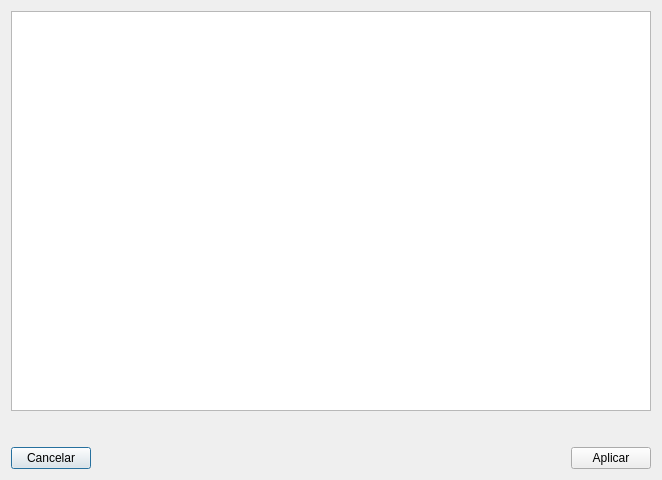
<?xml version="1.0" encoding="UTF-8"?>
<ui version="4.0">
 <class>TransDialog</class>
 <widget class="QDialog" name="TransDialog">
  <property name="geometry">
   <rect>
    <x>0</x>
    <y>0</y>
    <width>640</width>
    <height>480</height>
   </rect>
  </property>
  <property name="windowTitle">
   <string>Transformación geométrica</string>
  </property>
  <layout class="QVBoxLayout" name="verticalLayout">
   <item>
    <widget class="QGraphicsView" name="graphicsViewImage">
     <property name="sizePolicy">
      <sizepolicy hsizetype="Fixed" vsizetype="Fixed">
       <horstretch>0</horstretch>
       <verstretch>0</verstretch>
      </sizepolicy>
     </property>
     <property name="minimumSize">
      <size>
       <width>640</width>
       <height>400</height>
      </size>
     </property>
     <property name="verticalScrollBarPolicy">
      <enum>Qt::ScrollBarAlwaysOff</enum>
     </property>
     <property name="horizontalScrollBarPolicy">
      <enum>Qt::ScrollBarAlwaysOff</enum>
     </property>
    </widget>
   </item>
   <item>
    <spacer name="verticalSpacer">
     <property name="orientation">
      <enum>Qt::Vertical</enum>
     </property>
     <property name="sizeHint" stdset="0">
      <size>
       <width>20</width>
       <height>20</height>
      </size>
     </property>
    </spacer>
   </item>
   <item>
    <layout class="QHBoxLayout" name="horizontalLayout">
     <item>
      <widget class="QPushButton" name="pushButtonCancelar">
       <property name="text">
        <string>Cancelar</string>
       </property>
      </widget>
     </item>
     <item>
      <spacer name="horizontalSpacer">
       <property name="orientation">
        <enum>Qt::Horizontal</enum>
       </property>
       <property name="sizeHint" stdset="0">
        <size>
         <width>40</width>
         <height>20</height>
        </size>
       </property>
      </spacer>
     </item>
     <item>
      <widget class="QPushButton" name="pushButtonAplicar">
       <property name="text">
        <string>Aplicar</string>
       </property>
      </widget>
     </item>
    </layout>
   </item>
  </layout>
 </widget>
 <resources/>
 <connections/>
</ui>
